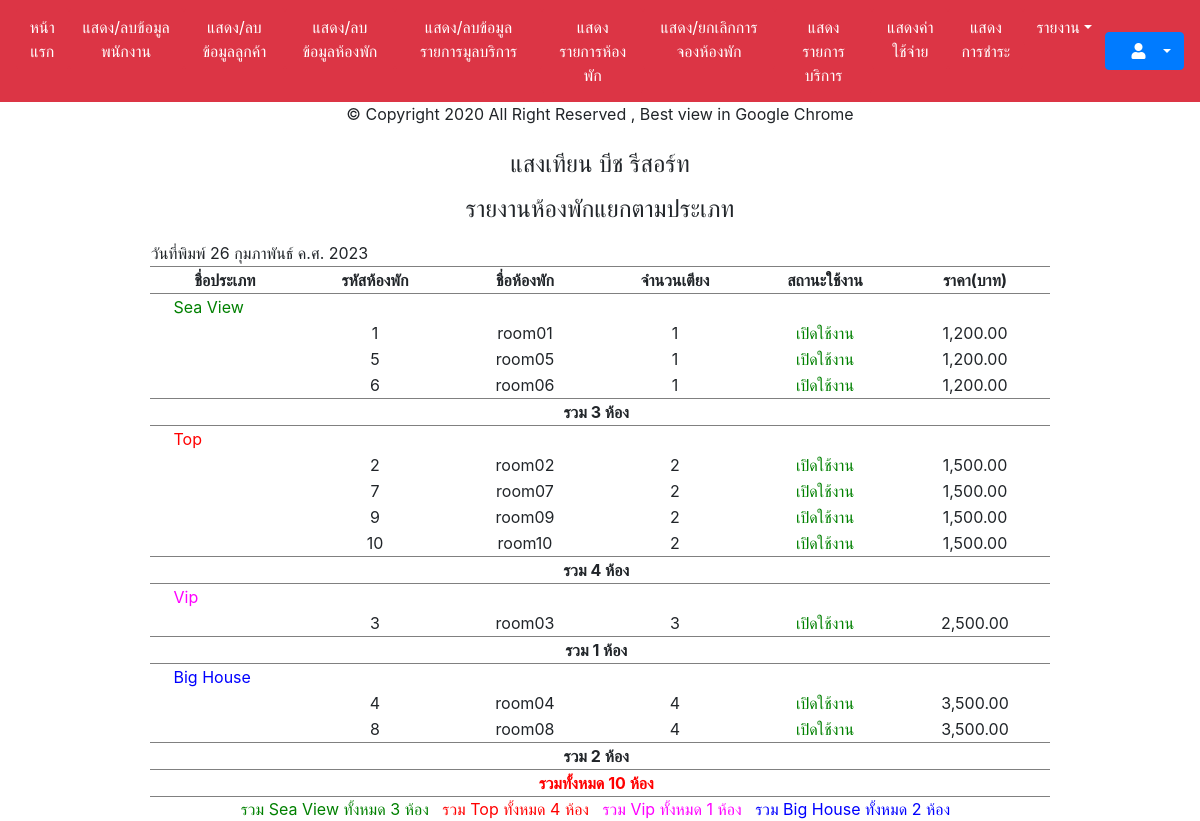
/input-output/backend/admin/rp_typeroom.php, run on the app's committed database.
### tables this page shows
CREATE TABLE `room` (
  `room_id` int(5) NOT NULL,
  `room_name` varchar(15) DEFAULT NULL,
  `room_category` int(1) DEFAULT NULL,
  `room_price` int(4) DEFAULT NULL,
  `room_picture` varchar(255) DEFAULT NULL,
  `room_bed` int(2) DEFAULT NULL,
  `room_rate` int(6) DEFAULT NULL,
  `room_status` int(1) DEFAULT NULL,
  `room_statsv` int(1) DEFAULT NULL
);

### input-output/backend/admin/rp_typeroom.php (the view, shortened to what this page needs)
<?php require'header.php';require'../../../public/switch.php';?>
<div align="center">
	<h4>แสงเทียน บีช รีสอร์ท</h4><p></p>
	<h4>รายงานห้องพักแยกตามประเภท</h4><p></p>
	<table width="900"><td align="left"><?=printdate()?></td></table>
	<table border="1">
		<thead align="center">
			<tr>
				<th width="150">ชื่อประเภท</th>
				<th width="150">รหัสห้องพัก</th>
				<th width="150">ชื่อห้องพัก</th>
				<th width="150">จำนวนเตียง</th>
				<th width="150">สถานะใช้งาน</th>
				<th width="150">ราคา(บาท)</th>
			</tr>
		</thead>
		<tbody align="center">
			<?php
			$sql = "select * from room where room_category = 1";
			$res = $db->query($sql);
			?>
			<tr>
				<td align="left" colspan="6">&nbsp;&nbsp;&nbsp;&nbsp;&nbsp;<?=type_room(1)?></td>
			</tr>
			<?php
			while ($row = $res->fetch_assoc()) { ?>
			<tr>
				<td></td>
				<td><?=$row["room_id"]?></td>
				<td><?=$row["room_name"]?></td>
				<td><?=$row["room_bed"]?></td>
				<td><?=status_room($row["room_status"])?></td>
				<td><?=number_format($row["room_rate"],2)?></td>
			</tr>
			<?php
			}
			$str = "SELECT
						count(room_id)
					AS
						total
					FROM
						room
					WHERE
						room_category = 1";
			$obj = $db->query($str);
			$sel = $obj->fetch_assoc();
			$count1 = $sel['total'];
			?>
			<tr>
				<th align="right" colspan="6">รวม <?=$count1?> ห้อง&nbsp;&nbsp;</th>
			</tr>
			<?php
			$sql = "select * from room where room_category = 2";
			$res = $db->query($sql);
			?>
			<tr>
				<td align="left" colspan="6">&nbsp;&nbsp;&nbsp;&nbsp;&nbsp;<?=type_room(2)?></td>
			</tr>
			<?php
			while ($row = $res->fetch_assoc()) { ?>
			<tr>
				<td></td>
				<td><?=$row["room_id"]?></td>
				<td><?=$row["room_name"]?></td>
				<td><?=$row["room_bed"]?></td>
				<td><?=status_room($row["room_status"])?></td>
				<td><?=number_format($row["room_rate"],2)?></td>
			</tr>
			<?php
			}
			$str = "SELECT
						count(room_id)
					AS
						total
					FROM
						room
					WHERE
						room_category = 2";
			$obj = $db->query($str);
			$sel = $obj->fetch_assoc();
			$count2 = $sel['total'];
			?>
			<tr>
				<th align="right" colspan="6">รวม <?=$count2?> ห้อง&nbsp;&nbsp;</th>
			</tr>
			<?php
			$sql = "select * from room where room_category = 3";
			$res = $db->query($sql);
			?>
			<tr>
				<td align="left" colspan="6">&nbsp;&nbsp;&nbsp;&nbsp;&nbsp;<?=type_room(3)?></td>
			</tr>
			<?php
			while ($row = $res->fetch_assoc()) { ?>
			<tr>
				<td></td>
				<td><?=$row["room_id"]?></td>
				<td><?=$row["room_name"]?></td>
				<td><?=$row["room_bed"]?></td>
				<td><?=status_room($row["room_status"])?></td>
				<td><?=number_format($row["room_rate"],2)?></td>
			</tr>
			<?php
			}
			$str = "SELECT
						count(room_id)
					AS
						total
					FROM
						room
					WHERE
						room_category = 3";
			$obj = $db->query($str);
			$sel = $obj->fetch_assoc();
			$count3 = $sel['total'];
			?>
			<tr>
				<th align="right" colspan="6">รวม <?=$count3?> ห้อง&nbsp;&nbsp;</th>
			</tr>
			<?php
			$sql = "select * from room where room_category = 4";
			$res = $db->query($sql);
			?>
			<tr>
				<td align="left" colspan="6">&nbsp;&nbsp;&nbsp;&nbsp;&nbsp;<?=type_room(4)?></td>
			</tr>
			<?php
			while ($row = $res->fetch_assoc()) { ?>
			<tr>
				<td></td>
				<td><?=$row["room_id"]?></td>
				<td><?=$row["room_name"]?></td>
				<td><?=$row["room_bed"]?></td>
				<td><?=status_room($row["room_status"])?></td>
				<td><?=number_format($row["room_rate"],2)?></td>
			</tr>
			<?php
			}
			$str = "SELECT
						count(room_id)
					AS
						total
					FROM
						room
					WHERE
						room_category = 4";
			$obj = $db->query($str);
			$sel = $obj->fetch_assoc();
			$count4 = $sel['total'];
			?>
			<tr>
				<th align="right" colspan="6">รวม <?=$count4?> ห้อง&nbsp;&nbsp;</th>
			</tr>
			<?php
			$str = "SELECT
						count(room_id)
					AS
						total
					FROM
						room";
			$obj = $db->query($str);
			$sel = $obj->fetch_assoc();
			$count = $sel['total'];
			?>
			<tr>
				<th align="right" colspan="6"><font color="red">รวมทั้งหมด <?=$count?> ห้อง</font>&nbsp;&nbsp;</th>
			</tr>
		</tbody>
	</table>
	<font color="green">รวม <?=type_room(1)?> ทั้งหมด <?=$count1?> ห้อง</font>&nbsp;&nbsp;
	<font color="red">รวม <?=type_room(2)?> ทั้งหมด <?=$count2?> ห้อง</font>&nbsp;&nbsp;
	<font color="fuchsia">รวม <?=type_room(3)?> ทั้งหมด <?=$count3?> ห้อง</font>&nbsp;&nbsp;
	<font color="blue">รวม <?=type_room(4)?> ทั้งหมด <?=$count4?> ห้อง</font>&nbsp;&nbsp;
</div>
</body>
</html>

### public/switch.php (shortened to what this page needs)
<?php
function type_room($type1){switch ($type1){
case 1:return "<span style='color:green;'>Sea View</span>";break;
case 2:return "<span style='color:red;'>Top</span>";break;
case 3:return "<span style='color:fuchsia;'>Vip</span>";break;
case 4:return "<span style='color:blue;'>Big House</span>";break;
default:return "ไม่พบประเภท";break;}}
function status_room($type1){switch ($type1) {
case 1:return "<span style='color:green;'>เปิดใช้งาน</span>";break;
default:return "ไม่พบประเภท";break;}}
function printdate() {
	$var_date = date("Y-m-d");
	$thai_month_arr=array(
	 "0"=>"",
	 "1"=>"มกราคม",
	 "2"=>"กุมภาพันธ์",
	 "3"=>"มีนาคม",
	 "4"=>"เมษายน",
	 "5"=>"พฤษภาคม",
	 "6"=>"มิถุนายน",
	 "7"=>"กรกฎาคม",
	 "8"=>"สิงหาคม",
	 "9"=>"กันยายน",
	 "10"=>"ตุลาคม",
	 "11"=>"พฤศจิกายน",
	 "12"=>"ธันวาคม"
	);
	$var_date2 = strtotime("$var_date");
	$thai_date_return="วันที่พิมพ์ ".date("j ",$var_date2).$thai_month_arr[date("n",$var_date2)]." ค.ศ. ".(date("Y",$var_date2));
	return $thai_date_return;}
?>

### input-output/backend/admin/rp_typeroom.php (style rules this page uses)
table,th, td { border-left: none; border-right: none; }
td { border-top: none; border-bottom: none; }

### data on the page
room: room_id "1", room_name "room01", room_bed "1", room_status "เปิดใช้งาน", room_rate "1,200.00"
room: room_id "5", room_name "room05", room_bed "1", room_status "เปิดใช้งาน", room_rate "1,200.00"
room: room_id "6", room_name "room06", room_bed "1", room_status "เปิดใช้งาน", room_rate "1,200.00"
room: room_id "2", room_name "room02", room_bed "2", room_status "เปิดใช้งาน", room_rate "1,500.00"
room: room_id "7", room_name "room07", room_bed "2", room_status "เปิดใช้งาน", room_rate "1,500.00"
room: room_id "9", room_name "room09", room_bed "2", room_status "เปิดใช้งาน", room_rate "1,500.00"
room: room_id "10", room_name "room10", room_bed "2", room_status "เปิดใช้งาน", room_rate "1,500.00"
room: room_id "3", room_name "room03", room_bed "3", room_status "เปิดใช้งาน", room_rate "2,500.00"
room: room_id "4", room_name "room04", room_bed "4", room_status "เปิดใช้งาน", room_rate "3,500.00"
room: room_id "8", room_name "room08", room_bed "4", room_status "เปิดใช้งาน", room_rate "3,500.00"

### other printed values
printdate() "วันที่พิมพ์ 26 กุมภาพันธ์ ค.ศ. 2023"
$count1 "3"
$count2 "4"
$count3 "1"
$count4 "2"
$count "10"
